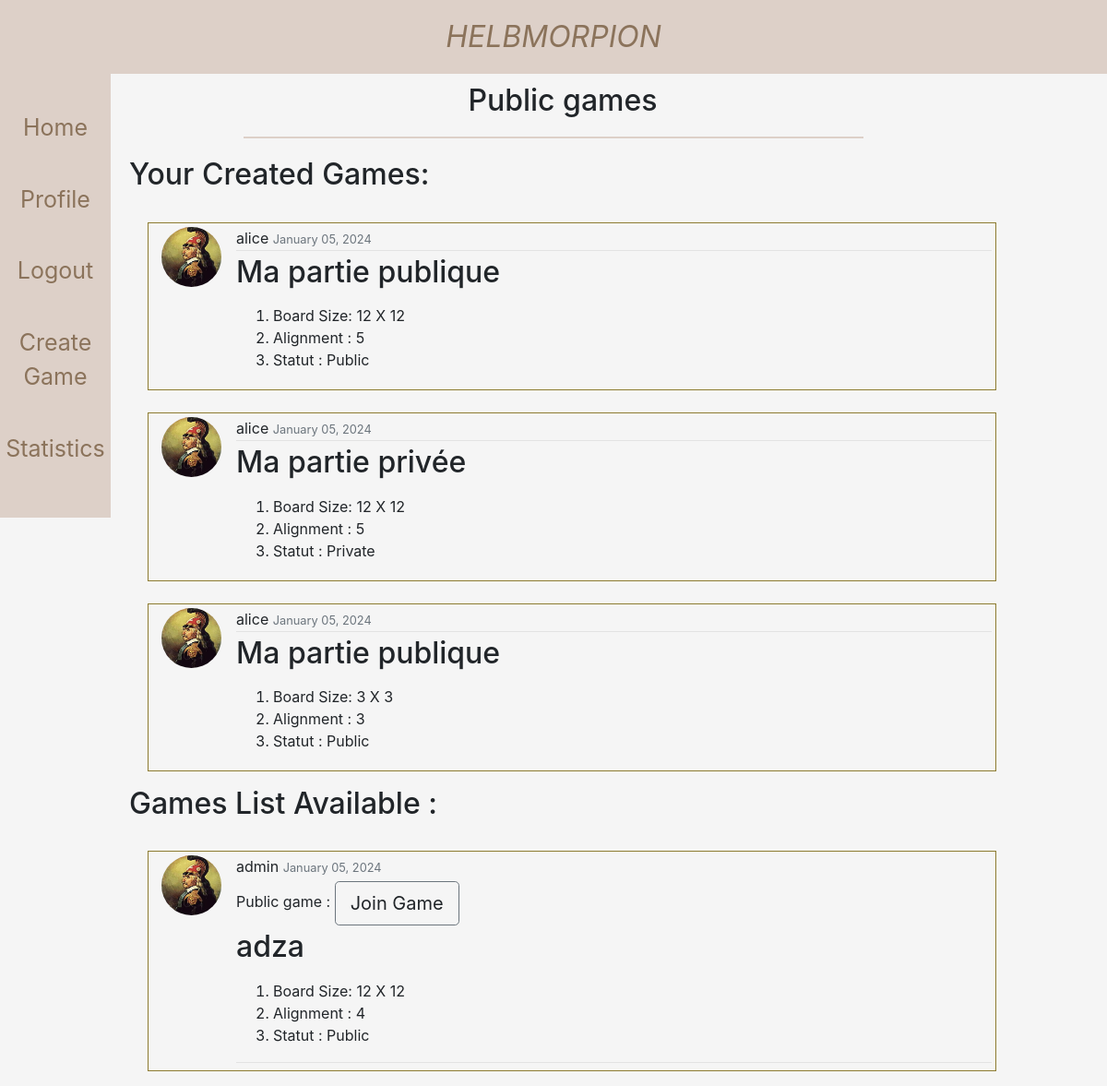
Screenshot of / (signed in) with the database file from the repository.
### games/models.py (models this page shows, shortened)
class Game(models.Model):
    title = models.CharField(max_length=255) # Champ pour stocker le titre de la partie (maximum 255 caractères)
    creator = models.ForeignKey(User, on_delete=models.CASCADE) # Champ pour stocker le créateur de la partie, lié au modèle User de Django
    opponent = models.ForeignKey(User, on_delete=models.SET_NULL, null=True, blank=True, related_name='opponent')
    public = models.BooleanField(default=True) # Champ pour indiquer si la partie est publique ou privée (par défaut, publique)
    board_size = models.PositiveIntegerField(default=3) # Champ pour définir la taille du plateau de jeu (par défaut, 3x3 pour un tic-tac-toe)
    alignment_length = models.PositiveIntegerField(default=3) # Champ pour définir la longueur nécessaire pour gagner le jeu (par défaut, 3 pour un tic-tac-toe)
    code = models.CharField(max_length=8, blank=True, null=True) # Champ pour stocker le code d'accès pour les parties privées (max 8 caractères, facultatif)
    created_at = models.DateTimeField(auto_now_add=True) # Champ pour enregistrer la date et l'heure de création de la partie (auto-généré)
    finished = models.BooleanField(default=False) # on veut voir si la partie est finie ou pas
    symbol_creator = models.URLField(null=True, blank=True) # symbol du créateur
    symbol_opponent = models.URLField(null=True, blank=True) # symbol de l'opposant
    current_player = models.CharField(max_length=50,default='') # joueur entraint de joueur
    board_state = models.JSONField() # matrice de type jsonfield que l'on initialise par la suite
    surrender = models.BooleanField(default=False) # booléen pour l'abandon
    winner = models.CharField(max_length=255, null=True, blank=True) # et le nom du winner
    waiting_for_player = models.BooleanField(default=True)
    def __init__(self, *args, **kwargs):
        super().__init__(*args, **kwargs)
    def get_user_created_games(cls, user):
        return cls.objects.filter(creator=user)

### users/models.py (models this page shows, shortened)
class Profile(models.Model):
    user = models.OneToOneField(User, on_delete=models.CASCADE)
    image = models.ImageField(default='default.jpg', upload_to='profile_pics')
    symbol = models.ImageField(default='ic_coin.png',upload_to='symbole_pics')

### core/views.py (the view)
# urls.py: path('', HomeView.as_view(), name='core-home'), #chemin de la page d'accueil
class HomeView(TemplateView):
    template_name = 'core/home.html'
    def get_context_data(self, **kwargs):
        context = super().get_context_data(**kwargs)
        context['games'] = Game.objects.all()  # Récupérez tous les objets Game
        if self.request.user.is_authenticated:
            context['user_created_games'] = Game.get_user_created_games(Game,self.request.user)
        else:
            context['user_created_games'] = []
        return context

### core/templates/core/home.html (shortened to what this page needs)
{% extends "core/base.html" %}
{% block content %}
    <h2 id="texte-margin-sidebar">Public games </h2>
    <hr id="ligne">
    {% if user.is_authenticated %}
        <h2 id="form-margin">Your Created Games:</h2>
        <ul>
            {% for game in user_created_games %}
                <div id="game-container">
                    <article class="media content-section">
                        <img class="rounded-circle article-img" src="{{ game.creator.profile.image.url }}">
                        <div class="media-body">
                            <div class="article-metadata">
                                {{ game.creator.username }}
                                <small class="text-muted">{{ game.created_at | date:"F d, Y" }}</small>
                            </div>
                            <h2> <a class="article-title" href="{% url 'game-detail' game.id %}">{{ game.title }}</a></h2>
                            <p class="article-content"> <ol><li>Board Size: {{ game.board_size }} X {{ game.board_size }}  </li><li> Alignment : {{ game.alignment_length }}</li>
                                <li>Statut : {% if game.public %} Public {% else %} Private {% endif %}</li></ol> </p>
                        </div>
                    </article>
                </div>
            {% endfor %}
        </ul>
        <h2 id="form-margin">Games List Available :</h2>
            <ul>
                {% for game in games %}
                {% if game not in user_created_games %}
                    {% if game.waiting_for_player %}
                <div id="game-container">
                    <article class="media content-section">
                        <img class="rounded-circle article-img" src="{{ game.creator.profile.image.url }}">
                        <div class="media-body">
                            <div class="article-metadata">
                                {{ game.creator.username }}
                                <small class="text-muted">{{ game.created_at | date:"F d, Y" }}</small>
                                <div>
                                {% if game.public %}
                                    Public game :
                                    <a class="btn btn-outline-secondary btn-lg mt-1 mb-1" href="{% url 'join-game' game.id %}"> Join Game </a>
                                {% else %}
                                    Private Game : <a class="btn btn-outline-secondary btn-lg mt-1 mb-1" href="{% url 'join-game' game.id %}"> Join Game </a>
                                </div>
                                {% endif %}
                            </div>
                            <h2> <a class="article-title" href="">{{ game.title }}</a></h2>
                            <p class="article-content"> <ol><li>Board Size: {{ game.board_size }} X {{ game.board_size }}  </li><li> Alignment : {{ game.alignment_length }}</li> <li>Statut : {% if game.public %} Public {% else %} Private {% endif %}</li></ol> </p>
                        </div>
                    </article>
                </div>
                {% endif %}
                {% endif %}
                {% endfor %}
            </ul>
    {% else %}
        <h2 id="texte-center-container">Connect you to see the playground ! </h2>
    {% endif %}
{% endblock %}

### core/templates/core/base.html (shortened to what this page needs)
{%load static%}
<!DOCTYPE html>
<html lang="en">
<head>
    <link href="https://cdn.jsdelivr.net/npm/bootstrap@4.4.1/dist/css/bootstrap.min.css"
 rel="stylesheet">
    <link rel="stylesheet" type="text/css" href="{% static 'core/main.css' %}">
</head>
<body>
    <div id="barre1">
        <a href="{% url 'core-home' %}">HELBMORPION</a>
    </div>
    <div id="contenu">
        <div id="barre2">
            <ul>
                <li><a href="{% url 'core-home' %}">Home</a></li>
                {% if user.is_authenticated %}
                <li><a href="{% url 'profile' %}">Profile</a></li>
                <li><a href="{% url 'logout' %}">Logout</a></li>
                <li><a href="{% url 'create-game' %}">Create Game</a></li>
                <li><a href="{% url 'statistics-player' %}">Statistics</a></li>
                {% else %}
                <li><a href="{% url 'login' %}">Login</a></li>
                <li><a href="{% url 'register' %}">Register</a>
                {% endif %}
            </ul>
        </div>
        <div  id="container">
            {% block content %}{% endblock %}
        </div>
    </div>
</body>
</html>

### core/static/core/main.css (style rules this page uses)
body { margin: 0; display: flex; flex-direction: column; align-items: center; justify-content: center; background-color: #F5F5F5; }
a:link, a:visited, a:hover, a:active { color: inherit; text-decoration: none; }
#barre1 { background-color: #DDD0C8; color: #8B735B; width: 100%; height: 10vh; display: flex; align-items: center; justify-content: center; font-style: italic; font-size: 2em; }
#contenu { display: flex; width: 100%; align-items: flex-start }
#barre2 { background-color: #DDD0C8; color: #8B735B; width: 10%; height: 100%; display: flex; flex-direction: column; align-items: center; justify-content: flex-start; }
#barre2 ul { list-style-type: none; padding: 0; }
#barre2 li { margin: 40px 0; text-align: center; font-size: 25px; }
#container { width: 80%; text-align:left; }
#game-container { border: 1px solid rgb(141, 124, 48); padding: 4px; }
#texte-margin-sidebar { margin-top: 10px; margin-left: 20px; text-align: center; }
#form-margin { margin-left: 20px; }
#ligne { border: none; border-top: 2px solid #DDD0C8; width: 70%; margin-top: 20px; margin-bottom: 20px; }
.article-title { color: #444444; }
.article-content { white-space: pre-line; margin-left: 20px; }
.article-img { height: 65px; width: 65px; margin-right: 16px; margin-left: 10px; }
.article-metadata { padding-bottom: 1px; margin-bottom: 4px; border-bottom: 1px solid #e3e3e3 }

### rows the page displays
Game: creator.profile.image (picture), creator.username "alice", created_at "January 05, 2024", title "Ma partie publique", board_size "12", alignment_length "5", public "Public"
Game: creator.profile.image (picture), creator.username "alice", created_at "January 05, 2024", title "Ma partie privée", board_size "12", alignment_length "5", public "Private"
Game: creator.profile.image (picture), creator.username "alice", created_at "January 05, 2024", title "Ma partie publique", board_size "3", alignment_length "3", public "Public"
Game: creator.profile.image (picture), creator.username "admin", created_at "January 05, 2024", shows "Public game :", public "Join Game", title "adza", board_size "12", alignment_length "4"
